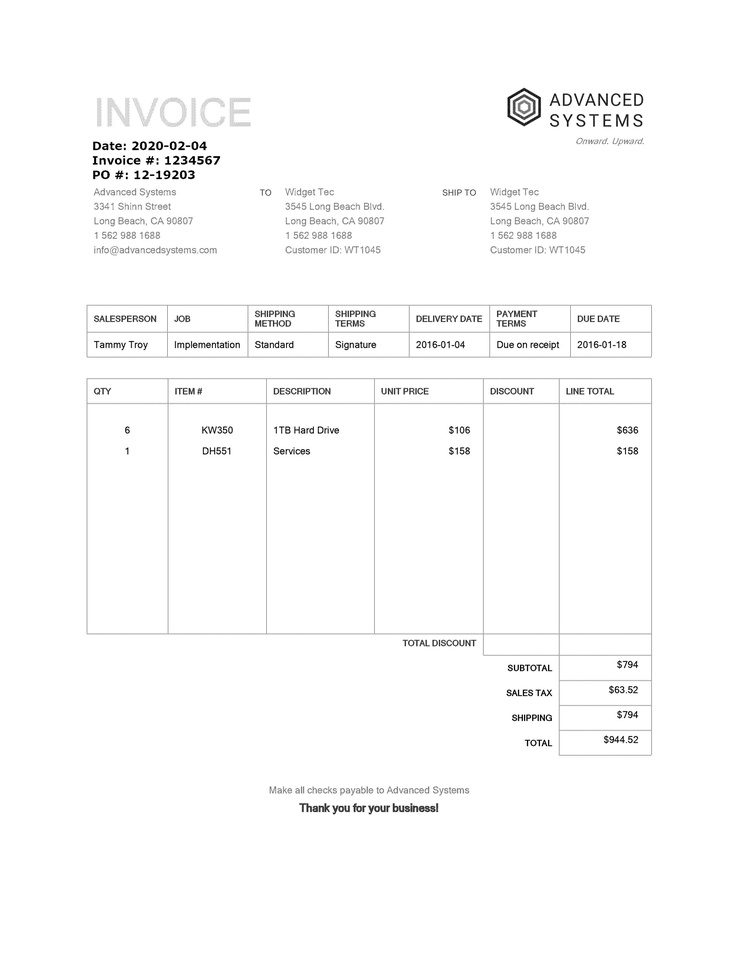
#> input picture imgs/10_page_1.jpg, 738 x 956 px, shrunk from 2550 x 3300 before the run, found by its file name
$ python text_detector.py
#> lines starting #> are read from the running program, lines starting #| are printed output that depends on the picture; after the words box and inside, x2 and y2 are one past the last pixel; in counts of white or black regions, pixels touching at a corner belong together
### rem_lines.py

import cv2
import numpy as np

# [11 lines left out: function stretch_columns, not called in this run]

def segment_columns(img, shape, contours):
    mask = np.zeros((shape[0], shape[1]), np.uint8)
    for key in contours:
        for i in contours[key]:
            [x, y, w, h] = i
            mask = cv2.rectangle(mask, (x, y), (x + w, y + h), (255, 255, 255), -1)
            print(y, " ", y + h, " ", x, " ", x + w, " is 255")

    structure = cv2.getStructuringElement(cv2.MORPH_RECT, (4, 1))
    mask = cv2.erode(mask, structure, iterations=1)
    structure = cv2.getStructuringElement(cv2.MORPH_RECT, (1, 20))
    mask = cv2.dilate(mask, structure, iterations=2)
    cont, hierarchy = cv2.findContours(mask, cv2.RETR_EXTERNAL, cv2.CHAIN_APPROX_SIMPLE)
    for c in cont:
        [x, y, w, h] = cv2.boundingRect(c)
        img = cv2.rectangle(img, (x, y), (x + w, y + h), (0, 255, 255), 3)

    cv2.imwrite("blocks.jpg", img)
    return cont

def ignore_lines(image, save_dir, file_name):
    # Check if the image is already in grayscale
    if len(image.shape) == 2:
        gray = image
    else:
        gray = cv2.cvtColor(image, cv2.COLOR_BGR2GRAY)

    # Detect edges in the image
    edges = cv2.Canny(gray, 50, 150, apertureSize=3)

    # Apply Hough Line Transform to find lines in the image
    lines = cv2.HoughLines(edges, 1, np.pi / 180, 200)

    if lines is not None:
        for rho, theta in lines[:, 0]:
            a = np.cos(theta)
            b = np.sin(theta)
            x0 = a * rho
            y0 = b * rho
            x1 = int(x0 + 1000 * (-b))
            y1 = int(y0 + 1000 * (a))
            x2 = int(x0 - 1000 * (-b))
            y2 = int(y0 - 1000 * (a))
            cv2.line(image, (x1, y1), (x2, y2), (0, 0, 255), 2)

    # Find contours in the image
    contours, hierarchy = cv2.findContours(edges, cv2.RETR_TREE, cv2.CHAIN_APPROX_SIMPLE)

    # Convert contours to a dictionary format
    contours_dict = {i: [cv2.boundingRect(cnt)] for i, cnt in enumerate(contours)}

    return contours, hierarchy, image

### merge_boxes.py
# import numpy as np
# import cv2


# def make_rows(contours, thresh_y=0.6):
#     contoursBBS = {}
#     height_list = []

#     for contour in contours:
#         x, y, w, h = cv2.boundingRect(contour)
#         height_list.append(h)

#     height_list.sort()

#     # contours with height less than min_height will be discarded
#     min_height = height_list[int(len(height_list) / 2)] * thresh_y
#     print("min_height:", min_height)

#     # finding suitable line height
#     alpha = int(len(height_list) * 0.3)
#     line_height = 1.2 * sum(height_list[alpha:len(height_list) - alpha]) / (len(height_list) - 2 * alpha)

#     for contour in contours:
#         x, y, w, h = cv2.boundingRect(contour)
#         if h < min_height:
#             continue

#         cnt = [x, y, w, h]
#         search_key = y

#         # check if current contour is part of any existing row
#         if contoursBBS:
#             text_row = min(contoursBBS.keys(), key=lambda key: abs(key - search_key))
#             if abs(text_row - y) > line_height:
#                 contoursBBS[y] = [cnt]
#             else:
#                 contoursBBS[text_row].append(cnt)
#         else:
#             contoursBBS[y] = [cnt]

#     # sort contours within each row
#     for row in contoursBBS:
#         contoursBBS[row].sort(key=lambda x: x[0])

#     return contoursBBS


# # def detect_line(rect,x1,x2,y1,y2,w1,w2,h1,h2):
# # 	x1=x1+w1+1
# # 	y=int((y1+h1)/2 + (y2+h2)/2)
# # 	pos_edge=0
# # 	neg_edge=0
# # 	for i in range(x1,x2):
# # 		if (int(rect[y][i][0])+int(rect[y][i][1])+int(rect[y][i][2]) - int(rect[y][i-2][0])-int(rect[y][i-2][1])-int(rect[y][i-2][2]))/2 >= 80 : pos_edge=1
# # 		if (int(rect[y][i][0])+int(rect[y][i][1])+int(rect[y][i][2]) - int(rect[y][i-2][0])-int(rect[y][i-2][1])-int(rect[y][i-2][2]) ) /2  <= -80 : neg_edge=1
# # 		if(pos_edge and neg_edge):
# # 			print("line detected between ",x1+w1," ",x2)
# # 			return True
# # 	return False
# def detect_line(rect, x1, x2, y1, y2, width, height, new_height, h2):
#     pos_edge = 0
#     neg_edge = 0

#     # Ensure rect is a 2D array
#     if rect.ndim < 2:
#         raise ValueError(f"Expected rect to be a 2D array, but got shape: {rect.shape}")

#     for y in range(y1, y2):
#         # Ensure y is within bounds
#         if y >= rect.shape[0]:
#             raise IndexError(f"y ({y}) out of bounds (rect.shape[0]: {rect.shape[0]})")

#         for i in range(x1, x2):
#             # Ensure i is within bounds
#             if i >= rect.shape[1]:
#                 raise IndexError(f"i ({i}) out of bounds (rect.shape[1]: {rect.shape[1]})")

#             # Ensure the indices used for rect are within bounds
#             if (i-2) >= 0 and (i-2) < rect.shape[1] and \
#                (y-2) >= 0 and (y-2) < rect.shape[0]:
#                 if (int(rect[y][i][0]) + int(rect[y][i][1]) + int(rect[y][i][2]) -
#                     int(rect[y][i-2][0]) - int(rect[y][i-2][1]) - int(rect[y][i-2][2])) / 2 >= 80:
#                     pos_edge = 1

#             if (i+2) < rect.shape[1] and (y+2) < rect.shape[0]:
#                 if (int(rect[y][i][0]) + int(rect[y][i][1]) + int(rect[y][i][2]) -
#                     int(rect[y][i+2][0]) - int(rect[y][i+2][1]) - int(rect[y][i+2][2])) / 2 >= 80:
#                     neg_edge = 1

#     return pos_edge and neg_edge

# def merge_boxes(img, contoursBBS, thresh_x=1.0, thresh_y=0.6):
#     h, w = img.shape[:2]
#     rect = np.zeros((h, w, 3), dtype=np.uint8)
#     cv2.drawContours(rect, contoursBBS, -1, (255, 255, 255), -1)

#     merged_contours = []
#     for cnt1 in contoursBBS:
#         x1, y1, w1, h1 = cv2.boundingRect(cnt1)
#         new_width = w1
#         new_height = h1

#         for cnt2 in contoursBBS:
#             if np.array_equal(cnt1, cnt2):
#                 continue
#             x2, y2, w2, h2 = cv2.boundingRect(cnt2)
#             miny = min(y1, y2)

#             if abs(y1 - y2) < h1 * thresh_y and abs(x1 + new_width - x2) < h1 * thresh_x and \
#                abs(new_height - h2) < h2 * thresh_y and not \
#                (detect_line(rect, x1, x2, miny, y2, new_width, -1, new_height, h2) and
#                 detect_line(rect, x1, x2, miny, y2, new_width, -1, int(new_height / 2), int(h2 / 2))):
#                 new_width = max(x1 + w1, x2 + w2) - min(x1, x2)
#                 new_height = max(y1 + h1, y2 + h2) - min(y1, y2)

#         merged_contours.append((x1, y1, new_width, new_height))

#     return merged_contours
# #a utility function to merge two words based on their nearness
# # def merge_boxes(rect, contoursBBS, thresh_x = 0.3, thresh_y = 0.3):
# # 	merge_cnt={}
# # 	i=0
# # 	for key in contoursBBS:
# # 		j=1
# # 		i=0
# # 		de=[]
# # 		merge_cnt[key]=[]
# # 		[x1,y1,w1,h1]=contoursBBS[key][i]
# # 		new_width = w1
# # 		new_height = h1
# # 		miny=y1
# # 		#iterating through row to see if current contour can be merged with previous
# # 		while j< len(contoursBBS[key]):

# # 			[x2,y2,w2,h2]=contoursBBS[key][j]
# # 			if( abs(y1-y2)<h1*thresh_y and abs(x1+new_width-x2) < h1*thresh_x and abs(new_height-h2)<h2*thresh_y and not(detect_line(rect,x1,x2,miny,y2, new_width,-1,new_height,h2)and detect_line(rect,x1,x2,miny,y2, new_width,-1,int(new_height/2),int(h2/2)) ) ):
# # 				miny=min(miny,y2)
# # 				new_width= x2-x1+w2
# # 				new_height= max(new_height, y2+h2-miny)
# # 				j+=1
# # 				if j==len(contoursBBS[key]):
# # 					merge_cnt[key].append([x1,miny,new_width,new_height])
# # 			else:
# # 				merge_cnt[key].append([x1,miny,new_width,new_height])
# # 				i=j
# # 				j+=1
# # 				[x1,y1,w1,h1]=contoursBBS[key][i]
# # 				new_width = w1
# # 				new_height = h1
# # 				miny=y1
# # 				if j==len(contoursBBS[key]):
# # 					merge_cnt[key].append(contoursBBS[key][j-1])
# # 		if(len(contoursBBS[key])==1):merge_cnt[key].append(contoursBBS[key][0])
# # 	#print("merged")
# # 	#for i in sorted (merge_cnt) :
# # 	#    print ((i, merge_cnt[i]), end =" ")

# # 	return merge_cnt

# merge_boxes.py


import numpy as np
import cv2

def make_rows(contours, thresh_y=0.6):
    contoursBBS = {}
    height_list = []

    for contour in contours:
        if len(contour) >= 1:  # Ensure the contour has at least one point
            x, y, w, h = cv2.boundingRect(contour)
            height_list.append(h)

    if not height_list:
        raise ValueError("No valid contours found.")

    height_list.sort()

    # contours with height less than min_height will be discarded
    min_height = height_list[int(len(height_list) / 2)] * thresh_y
    print("min_height:", min_height)

    # finding suitable line height
    alpha = int(len(height_list) * 0.3)
    line_height = 1.2 * sum(height_list[alpha:len(height_list) - alpha]) / (len(height_list) - 2 * alpha)

    for contour in contours:
        if len(contour) >= 1:  # Ensure the contour has at least one point
            x, y, w, h = cv2.boundingRect(contour)
            if h < min_height:
                continue

            cnt = [x, y, w, h]
            search_key = y

            # check if current contour is part of any existing row
            if contoursBBS:
                text_row = min(contoursBBS.keys(), key=lambda key: abs(key - search_key))
                if abs(text_row - y) > line_height:
                    contoursBBS[y] = [cnt]
                else:
                    contoursBBS[text_row].append(cnt)
            else:
                contoursBBS[y] = [cnt]

    # sort contours within each row
    for row in contoursBBS:
        contoursBBS[row].sort(key=lambda x: x[0])

    return contoursBBS


def detect_line(rect, x1, x2, y1, y2, width, height, new_height, h2):
    pos_edge = 0
    neg_edge = 0

    for y in range(y1, y2):
        if y >= rect.shape[0]:
            continue

        for i in range(x1, x2):
            if i >= rect.shape[1]:
                continue

            if (i - 2) >= 0 and (i - 2) < rect.shape[1] and \
               (y - 2) >= 0 and (y - 2) < rect.shape[0]:
                if (int(rect[y][i][0]) + int(rect[y][i][1]) + int(rect[y][i][2]) -
                    int(rect[y][i - 2][0]) - int(rect[y][i - 2][1]) - int(rect[y][i - 2][2])) / 2 >= 80:
                    pos_edge = 1

            if (i + 2) < rect.shape[1] and (y + 2) < rect.shape[0]:
                if (int(rect[y][i][0]) + int(rect[y][i][1]) + int(rect[y][i][2]) -
                    int(rect[y][i + 2][0]) - int(rect[y][i + 2][1]) - int(rect[y][i + 2][2])) / 2 >= 80:
                    neg_edge = 1

    return pos_edge and neg_edge

def merge_boxes(img, contoursBBS, thresh_x=1.0, thresh_y=0.6):
    h, w = img.shape[:2]
    rect = np.zeros((h, w, 3), dtype=np.uint8)
    for cnt_list in contoursBBS.values():
        for cnt in cnt_list:
            x, y, w, h = cnt
            cv2.rectangle(rect, (x, y), (x + w, y + h), (255, 255, 255), -1)

    merged_contours = []
    for row, cnts in contoursBBS.items():
        new_contours = []
        for cnt1 in cnts:
            x1, y1, w1, h1 = cnt1
            new_box = cnt1

            for cnt2 in cnts:
                if cnt1 == cnt2:
                    continue
                x2, y2, w2, h2 = cnt2

                if abs(y1 - y2) < h1 * thresh_y and abs(x1 + w1 - x2) < w1 * thresh_x:
                    if not (detect_line(rect, x1, x2, y1, y2, w1, h1, h1, h2) and
                            detect_line(rect, x1, x2, y1, y2, w1, h1, int(h1 / 2), int(h2 / 2))):
                        new_x = min(x1, x2)
                        new_y = min(y1, y2)
                        new_w = max(x1 + w1, x2 + w2) - new_x
                        new_h = max(y1 + h1, y2 + h2) - new_y
                        new_box = [new_x, new_y, new_w, new_h]

            new_contours.append(new_box)
        merged_contours.extend(new_contours)

    return merged_contours

### text_detector.py
import cv2
import numpy as np
import pytesseract
import csv
import os

from merge_boxes import make_rows, merge_boxes
from rem_lines import ignore_lines, segment_columns

# Define default labels and synonyms
labels = {
    'total amount': 'Total Amount',
    'total': 'Total Amount',
    'amount due': 'Total Amount',
    'total due': 'Total Amount',
    'date': 'Date',
    'invoice date': 'Date',
    'billing date': 'Date',
    'po number': 'PO Number',
    'purchase order number': 'PO Number',
    'po#': 'PO Number',
    'invoice number': 'Invoice Number',
    'invoice no': 'Invoice Number',
    'inv#': 'Invoice Number',
    'tax id': 'Tax ID',
    'tax identification number': 'Tax ID',
    'tin': 'Tax ID',
    'tax': 'Tax',
    'sales tax': 'Tax',
    'vat': 'Tax',
    'subtotal': 'Subtotal',
    'sub total': 'Subtotal',
    'shipping': 'Shipping Charges',
    'shipping charges': 'Shipping Charges',
    'freight': 'Shipping Charges',
    'delivery': 'Shipping Charges'
}

synonyms = {
    'Total Amount': ['total amount', 'total', 'amount due', 'total due'],
    'Date': ['date', 'invoice date', 'billing date'],
    'PO Number': ['po number', 'purchase order number', 'po#'],
    'Invoice Number': ['invoice number', 'invoice no', 'inv#'],
    'Tax ID': ['tax id', 'tax identification number', 'tin'],
    'Tax': ['tax', 'sales tax', 'vat'],
    'Subtotal': ['subtotal', 'sub total'],
    'Shipping Charges': ['shipping', 'shipping charges', 'freight', 'delivery']
}

expected_fields = [
    'Total Amount', 'Date', 'PO Number', 'Invoice Number',
    'Tax ID', 'Tax', 'Subtotal', 'Shipping Charges'
]

# Helper function for preprocessing the image
def preprocess_image(image_path):
    img = cv2.imread(image_path, cv2.IMREAD_GRAYSCALE)
#> img is the input picture: shape (956, 738); min 0, max 255, mean 251
    if img is None:
        raise FileNotFoundError(f"Unable to read image file {image_path}")

    img = cv2.equalizeHist(img)
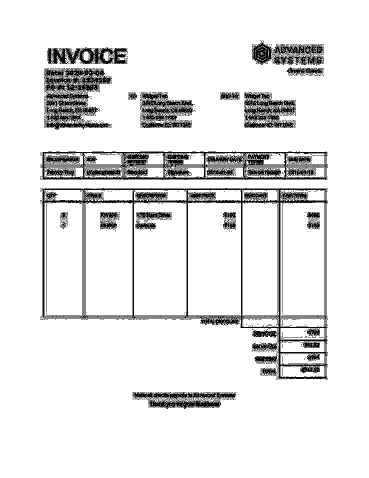
#> img: shape (956, 738) (shown at 1/2 size); min 0, max 255, mean 230.2
    img = cv2.adaptiveThreshold(img, 255, cv2.ADAPTIVE_THRESH_GAUSSIAN_C, cv2.THRESH_BINARY, 11, 2)
#> img: shape (956, 738); 89.7% white; 745 black regions (717 under 20 px), largest, box (x1, y1, x2, y2) and area: (80, 376, 656, 760) 21607, (80, 302, 656, 360) 16023, (88, 136, 224, 259) 8495
    return img

# Helper function for Levenshtein distance (optional for better text matching)
# [25 lines left out: function levenshtein_ratio_and_distance, not called in this run]

# Main function for extracting text
def get_text(save_dir, file_name, write_=False):
    read_dir = os.path.normpath(os.path.join(save_dir, file_name))
    img = preprocess_image(read_dir)

    if img is None:
        print(f"Error: Unable to read image file {read_dir}")
        return {}

    contours, hierarchy, img = ignore_lines(img, save_dir, file_name)
#> in ignore_lines, `edges = cv2.Canny(gray, 50, 150, apertureSize=3)`:
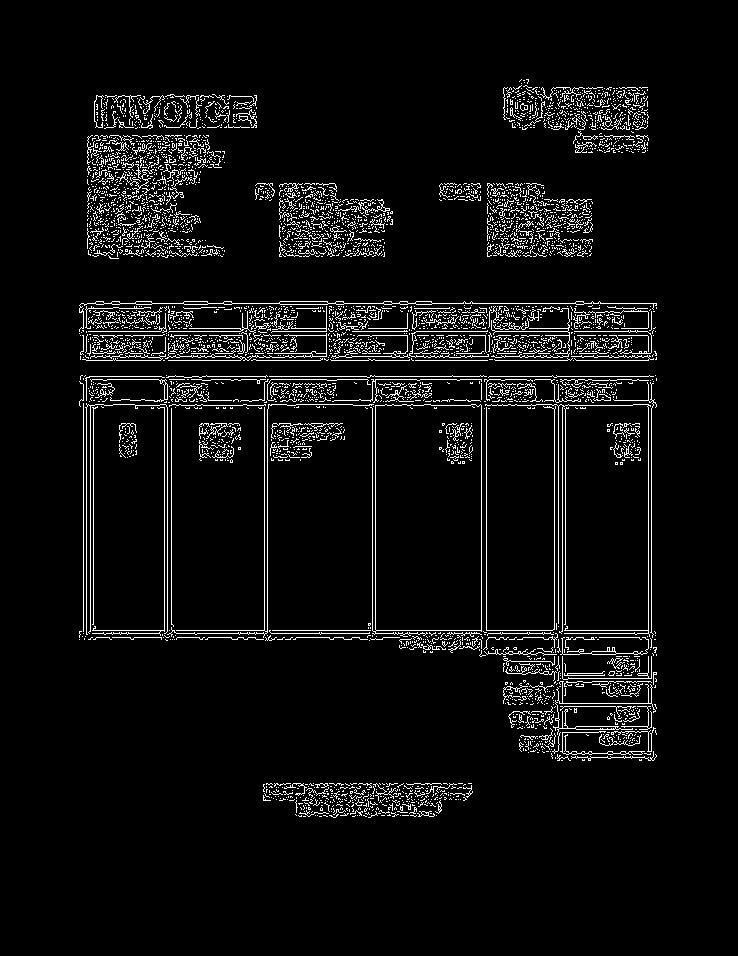
#> edges: shape (956, 738); 5.4% white in thin lines or dots, all inside (x1, y1, x2, y2) = (79, 79, 657, 818)
#> in ignore_lines, `lines = cv2.HoughLines(edges, 1, np.pi / 180, 200)`: lines = 35 rows, first 8: [630, 1.57], [376, 1.57], [360, 1.57], [331, 1.57], [633, 1.57], [335, 1.57], [379, 1.57], [303, 1.57]
#> the loop in ignore_lines, `for rho, theta in lines[:, 0]:` made 35 passes
#> (rho, theta, a, b, x0, y0, x1, y1) on passes 1 to 8: (630, 1.57, -4.37e-08, 1, -2.75e-05, 630, -1000, 629), (376, 1.57, -4.37e-08, 1, -1.64e-05, 376, -1000, 375), (360, 1.57, -4.37e-08, 1, -1.57e-05, 360, -1000, 359), (331, 1.57, -4.37e-08, 1, -1.45e-05, 331, -1000, 330), (633, 1.57, -4.37e-08, 1, -2.77e-05, 633, -1000, 632), (335, 1.57, -4.37e-08, 1, -1.46e-05, 335, -1000, 334), (379, 1.57, -4.37e-08, 1, -1.66e-05, 379, -1000, 378), (303, 1.57, -4.37e-08, 1, -1.32e-05, 303, -1000, 302)
#> (the rest of the program and of its run is left out)
